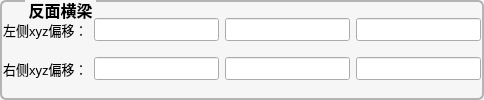
             <widget class="QGroupBox" name="groupBox_14">
              <property name="font">
               <font>
                <pointsize>12</pointsize>
                <bold>true</bold>
               </font>
              </property>
              <property name="styleSheet">
               <string notr="true">QGroupBox {
	color: rgb(0, 0, 0);
	background-color: #f6f6f6;
    border-width: 2px;
    border-radius: 6px;
   border-style:solid;
  border-color: #b4b4b4;
  margin-top: 2ex;
}
QGroupBox::title {
     subcontrol-origin: margin;
     subcontrol-position: top left;
   left:25px;
     margin-left: 0px;
     padding:0 1px;
}</string>
              </property>
              <property name="title">
               <string>反面横梁</string>
              </property>
              <property name="alignment">
               <set>Qt::AlignCenter</set>
              </property>
              <layout class="QGridLayout" name="gridLayout_15">
               <property name="leftMargin">
                <number>1</number>
               </property>
               <property name="topMargin">
                <number>1</number>
               </property>
               <property name="rightMargin">
                <number>1</number>
               </property>
               <property name="bottomMargin">
                <number>1</number>
               </property>
               <property name="horizontalSpacing">
                <number>6</number>
               </property>
               <property name="verticalSpacing">
                <number>1</number>
               </property>
               <item row="0" column="3">
                <widget class="QLineEdit" name="lineEdit_Back_Beam_Region1_Z_Shift">
                 <property name="font">
                  <font>
                   <pointsize>10</pointsize>
                   <bold>false</bold>
                  </font>
                 </property>
                </widget>
               </item>
               <item row="1" column="2">
                <widget class="QLineEdit" name="lineEdit_Back_Beam_Region2_Y_Shift">
                 <property name="font">
                  <font>
                   <pointsize>10</pointsize>
                   <bold>false</bold>
                  </font>
                 </property>
                </widget>
               </item>
               <item row="1" column="1">
                <widget class="QLineEdit" name="lineEdit_Back_Beam_Region2_X_Shift">
                 <property name="font">
                  <font>
                   <pointsize>10</pointsize>
                   <bold>false</bold>
                  </font>
                 </property>
                </widget>
               </item>
               <item row="0" column="2">
                <widget class="QLineEdit" name="lineEdit_Back_Beam_Region1_Y_Shift">
                 <property name="font">
                  <font>
                   <pointsize>10</pointsize>
                   <bold>false</bold>
                  </font>
                 </property>
                </widget>
               </item>
               <item row="0" column="1">
                <widget class="QLineEdit" name="lineEdit_Back_Beam_Region1_X_Shift">
                 <property name="font">
                  <font>
                   <pointsize>10</pointsize>
                   <bold>false</bold>
                  </font>
                 </property>
                </widget>
               </item>
               <item row="1" column="0">
                <widget class="QLabel" name="label_55">
                 <property name="font">
                  <font>
                   <pointsize>10</pointsize>
                   <bold>false</bold>
                  </font>
                 </property>
                 <property name="styleSheet">
                  <string notr="true">color: rgb(0, 0, 0);</string>
                 </property>
                 <property name="text">
                  <string>右侧xyz偏移：</string>
                 </property>
                </widget>
               </item>
               <item row="1" column="3">
                <widget class="QLineEdit" name="lineEdit_Back_Beam_Region2_Z_Shift">
                 <property name="font">
                  <font>
                   <pointsize>10</pointsize>
                   <bold>false</bold>
                  </font>
                 </property>
                </widget>
               </item>
               <item row="0" column="0">
                <widget class="QLabel" name="label_51">
                 <property name="font">
                  <font>
                   <pointsize>10</pointsize>
                   <bold>false</bold>
                  </font>
                 </property>
                 <property name="styleSheet">
                  <string notr="true">color: rgb(0, 0, 0);</string>
                 </property>
                 <property name="text">
                  <string>左侧xyz偏移：</string>
                 </property>
                </widget>
               </item>
              </layout>
             </widget>
